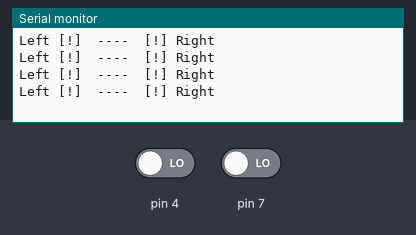
A sketch run on a simulated Arduino Uno, built with avr-gcc and run on an emulated ATmega328P. Parts: the last lines printed to the serial monitor. The test bench sets the inputs (shaded band); at power-on: pin 4 LOW, pin 7 LOW.

Above: at 1.8 s.
1.9 s: pin 4 driven HIGH
At 2.4 s:
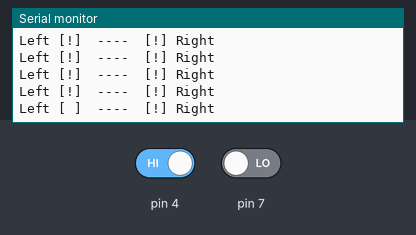
4.0 s: pin 7 driven HIGH
At 4.4 s:
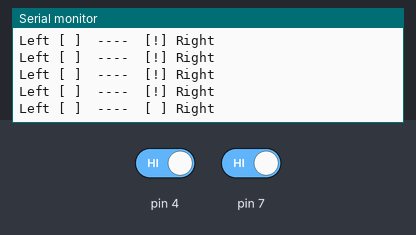
6.0 s: pin 4 driven LOW
At 6.4 s:
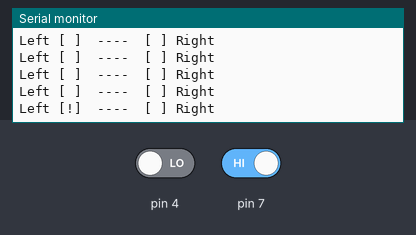

Measured:
- after the input at 1.9 s, the serial monitor: prints a new line after 0.10 s (image 1)
- after the input at 4.0 s, the serial monitor: prints a new line at once (image 2)
- after the input at 6.0 s, the serial monitor: prints a new line at once (image 3)

The sketch:

MatthewLi_AngusMason_IST__Task3.ino
```cpp
// Task III - Display the status of the line finders

// Include the pins and other parameters at compile time
#include "include/defines.h"

void setup()
{
    // Setup the serial communication
    Cereal.begin(115200);
    // Wait for the serial connection to be established
    while (!Cereal)
        ;
}

void loop()
{
    // Make an output buffer of 128 characters
    char out[128];
    // Format the string (second argument) and put the result into out
    sprintf(out, "Left [%c]  ----  [%c] Right", LEFT ? '!' : ' ', RIGHT ? '!' : ' ');
    // Print out to the serial monitor
    Cereal.println(out);
    // Wait for 500 milliseconds
    delay(500);
}
```
